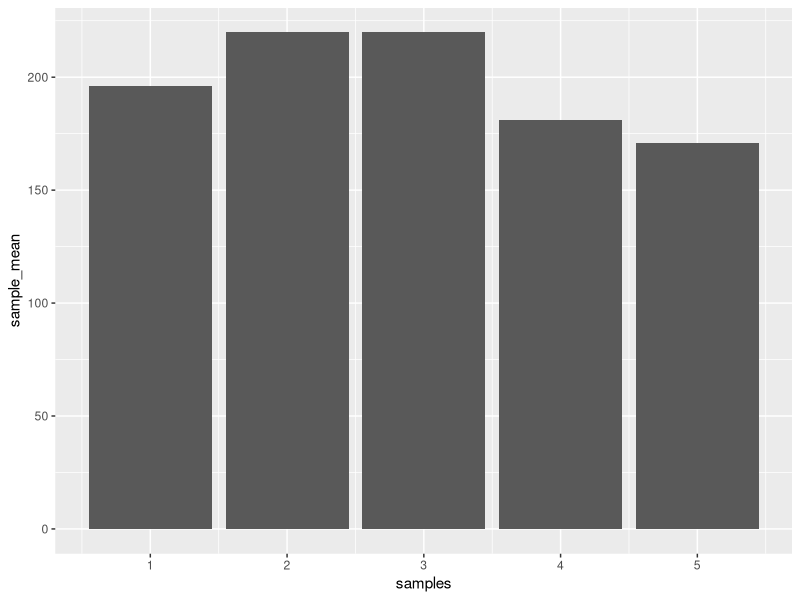
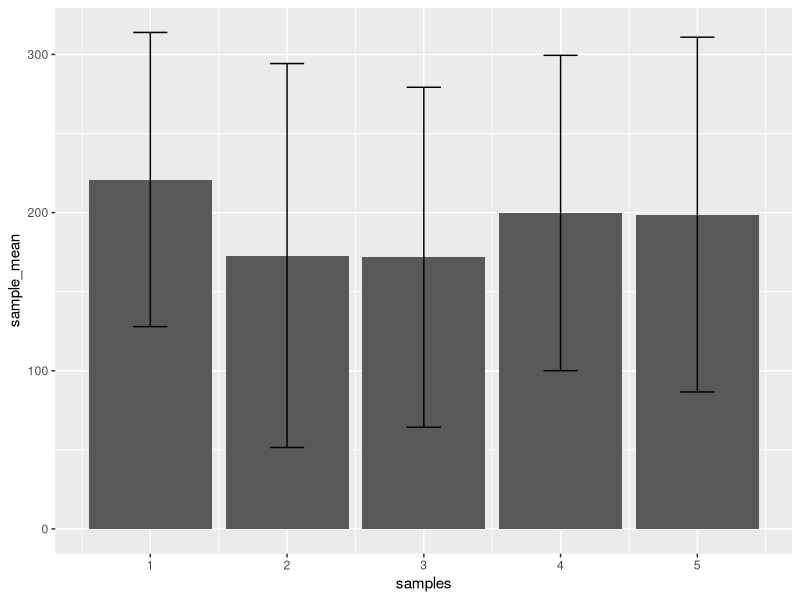

These charts were generated, in order, by the following R code: (Note: this script raises an error after producing the figures.)
## ---- chunk 1
knitr::opts_chunk$set(echo = TRUE)
## ---- chunk 2
observations <- rnorm(5*25, mean=200, sd=100)
samples <- rep(1:5, each=25)
my_data <- data.frame(samples,observations)

library(dplyr)

means <- my_data %>%
  group_by(samples) %>%
  summarize(sample_mean = mean(observations))

library(ggplot2)

ggplot(means, aes(x = samples, y = sample_mean))+
  geom_bar(stat="identity")
## ---- chunk 3
observations <- rnorm(5*25, mean=200, sd=100)
samples <- rep(1:5, each=25)
my_data <- data.frame(samples,observations)


means <- my_data %>%
  group_by(samples) %>%
  summarize(sample_mean = mean(observations),
            sample_sd = sd(observations))
            
ggplot(means, aes(x = samples, y = sample_mean)) +
  geom_bar(stat="identity") + 
  geom_errorbar(aes(ymin = sample_mean - sample_sd,
                    ymax = sample_mean + sample_sd),
                width = .25)
          
## ---- chunk 4
observations <- rnorm(n = 2*10000, mean = 10, sd = 5)
samples <- rep(1:10000, each = 2)
my_data <- data.frame(samples,observations)

summarized_data <- my_data %>%
  group_by(samples) %>%
  summarize(sample_means = mean(observations))

mean(summarized_data$sample_means)

sample_sizes <- c(2,5,10,50,100)
sim_sample_means <- c()
for(i in 1:length(sample_sizes)){
  observations <- rnorm(sample_sizes[i]*10000, mean = 10, sd =5)
samples <- rep(1:10000, each = sample_sizes[i])
my_data <- data.frame(samples,observations)

summarized_data <- my_data %>%
  group_by(samples) %>%
  summarize(sample_means = mean(observations))

sim_sample_means[i] <- mean(summarized_data$sample_means)
}

sim_data <- data.frame(sample_size, sim_sample_means)

ggplot(sim_data, aes(x=sample_sizes, y=sim_sample_means, group=1))+
         geom_point()+
         geom_line() +
  coord_cartesian(ylim = c(0,20) )

## ---- chunk 5
sd_N <- function(x){
  sqrt(sum((mean(x)-x)^2) / length(x))
}

sample_sizes <- c(2,5,10,50,100)
sim_sample_sd <- c()
sim_sample_sd_N <- c()
for(i in 1:length(sample_sizes)){
  observations <- rnorm(sample_sizes[i]*10000,mean = 10, sd = 5)
  samples <- rep(1:10000, each = sample_sizes[i])
  my_data <- data.frame(samples,observations)

summarized_data <- my_data %>%
  group_by(samples) %>%
  summarize(sample_sd = sd(observations),
            sample_sd_N = sd(observations))

sim_sample_sd[i] <- mean(summarized_data$sample_sd)
sim_sample_sd_N[i] <- mean(summarized_data$sample_sd_N)
}

sim_data <- data.frame(n = rep(sample_sizes,2),
                       est = c(sim_sample_sd_N, sim_sample_sd),
                       formula =c(rep("N",5), rep("N-1",5)))

ggplot(sim_data, aes(x=n, y=est, group=formula, color=formula))+
         geom_point()+
         geom_line() +
  coord_cartesian(ylim = c(0,10) )

